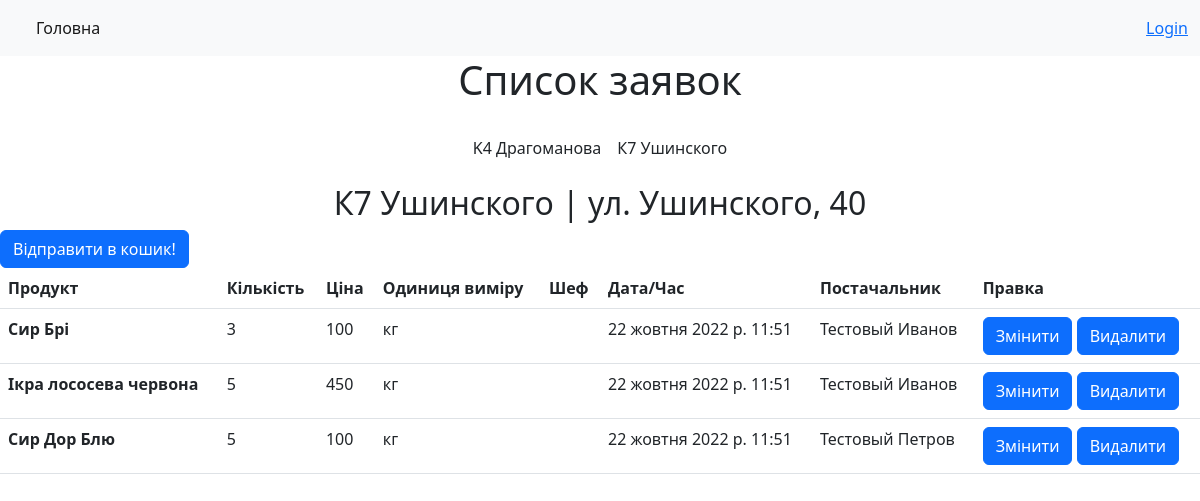
Page /manager/order/1 on the committed database.
### kitchen/models.py (models this page shows, shortened)
class Kitchens(models.Model):
    id = models.IntegerField(primary_key=True)
    title = models.CharField(max_length=60, blank=True, null=True)
    address = models.CharField(max_length=60, blank=True, null=True)
    technical_information = models.CharField(db_column='Technical_Information', max_length=60, blank=True, null=True)  # Field name made lowercase.
    class Meta:
        managed = False
        db_table = 'kitchens'

class Order(models.Model):
    id = models.IntegerField(primary_key=True)
    how_match = models.CharField(max_length=60, verbose_name='Кількість')
    unit = models.ForeignKey('Unit', on_delete=models.CASCADE, null=True, verbose_name='Одиниця виміру')
    title = models.ForeignKey('ProductList', on_delete=models.CASCADE, null=True, verbose_name='Продукт')
    chef = models.CharField(max_length=100)
    date = models.DateTimeField(auto_now=True, auto_now_add=False)
    price_list = models.ForeignKey('PriceList', on_delete=models.CASCADE, null=True, verbose_name='Ціна/Постачальник')
    send = models.BooleanField(default=False)
    bucket = models.BooleanField(default=False)
    to_prov = models.BooleanField(default=False)
    kitchen = models.ForeignKey('Kitchens', on_delete=models.CASCADE, null=True, verbose_name='Кухні')
    class Meta:
        managed = True
        db_table = 'neworder'

class ProductList(models.Model):
    title = models.CharField(max_length=60, blank=True, null=True)
    def __str__(self):
        return self.title
    class Meta:
        managed = False
        db_table = 'product_list'

class PriceList(models.Model):
    id = models.IntegerField(primary_key=True)
    article = models.CharField(max_length=60, blank=True, null=True)
    item_title = models.CharField(max_length=60, blank=True, null=True)
    unit = models.CharField(max_length=60, blank=True, null=True)
    price = models.FloatField(blank=True, null=True)
    provider = models.ForeignKey('Provider', on_delete=models.CASCADE, blank=True, null=True)
    def __str__(self):
        return f'{self.item_title}, {self.price}'
    class Meta:
        managed = False
        db_table = 'price_list'

class Unit(models.Model):
    id = models.IntegerField(primary_key=True)
    title = models.CharField(max_length=60, blank=True, null=True)
    def __str__(self):
        return self.title
    class Meta:
        managed = False
        db_table = 'unit'

class Provider(models.Model):
    id = models.IntegerField(primary_key=True)
    title = models.CharField(max_length=60, blank=True, null=True)
    code = models.CharField(max_length=60, blank=True, null=True)
    email = models.CharField(max_length=60, blank=True, null=True)
    have_price = models.BooleanField(default=False)
    class Meta:
        managed = False
        db_table = 'provider'

### manager/views.py (the view)
# urls.py: path('order/<str:id>', get_order, name='get_order'),
def get_order(request, id):
    o = PriceList.objects.all()
    orders = Order.objects.filter(kitchen_id=id)
    kitchen = Kitchens.objects.filter(pk=id)
    data = Order.objects.all()
    a = []
    i = {}
    for item in data:
        a.append(item.kitchen.id)
    b = set(a)
    for int in b:
        for item in data:
            if int == item.kitchen.id:
                i.update({int: item.kitchen.title})
                break
    return render(request, 'manager/order.html', {'b': i, 'orders': orders, 'kitchen': kitchen, 'o': o, })

### manager/templates/manager/order.html (shortened to what this page needs)
{% extends 'base.html' %}
{% block content %}
<div>
    <h1 class="text text-center">Список заявок</h1>
    {% include 'inc/header_.html'%}
    <table class="table">
        {% for item in kitchen %}
        <h2 class="text text-center">{{item.title}} | {{item.address}} </h2>
        <button type="button" class="btn btn-primary" data-bs-toggle="modal" data-bs-target="#staticBackdrop-{{forloop.counter0}}">
            Відправити в кошик!
        </button>
        {% endfor %}
        <thead>
        <tr>
            <th scope="col">Продукт</th>
            <th scope="col">Кількість</th>
            <th scope="col">Ціна</th>
            <th scope="col">Одиниця виміру</th>
            <th scope="col">Шеф</th>
            <th scope="col">Дата/Час</th>
            <th scope="col">Постачальник</th>
            <th scope="col">Правка</th>
        </tr>
        </thead>
        {% for item in orders %}
        {% if item.send != False and item.bucket == 0%}
        <tbody>
        <tr>
            <th scope="row">{{item.title}}</th>
            <td>{{item.how_match}}</td>
            <td>{{item.price_list.price|floatformat }}</td>
            <td>{{item.unit}}</td>
            <td>{{item.chef}}</td>
            <td>{{item.date}}</td>
            <td>{{item.price_list.provider.title}}</td>
            <td>
                <button type="button" class="btn btn-primary" data-bs-toggle="modal"
                        data-bs-target="#exampleModal-{{item.id}}">
                    Змінити
                </button>
                <button type="button" class="btn btn-primary" data-bs-toggle="modal"
                        data-bs-target="#exampleModal1-{{item.id}}">
                    Видалити
                </button>
            </td>
        </tr>
        </tbody>
        {% endif %}
        {% endfor%}
    </table>
</div>
{% endblock %}

### templates/inc/header_.html
<header class="d-flex justify-content-center py-3">
    <ul class="nav nav-pills">
        {% for key,value in b.items %}
        <li class="nav-item"><a href="{% url 'get_order' key %}" class="nav-link px-2 link-dark">{{value}}</a></li>
        {% endfor %}
    </ul>
</header>

### rows in the picture
Kitchens: b "K4 Драгоманова"
Kitchens: b "К7 Ушинского", title "К7 Ушинского", address "ул. Ушинского, 40"
Order: title "Сир Брі", how_match "3", price_list.price "100", unit "кг", date "22 жовтня 2022 р. 11:51", price_list.provider "Тестовый Иванов"
Order: title "Ікра лососева червона", how_match "5", price_list.price "450", unit "кг", date "22 жовтня 2022 р. 11:51", price_list.provider "Тестовый Иванов"
Order: title "Сир Дор Блю", how_match "5", price_list.price "100", unit "кг", date "22 жовтня 2022 р. 11:51", price_list.provider "Тестовый Петров"
